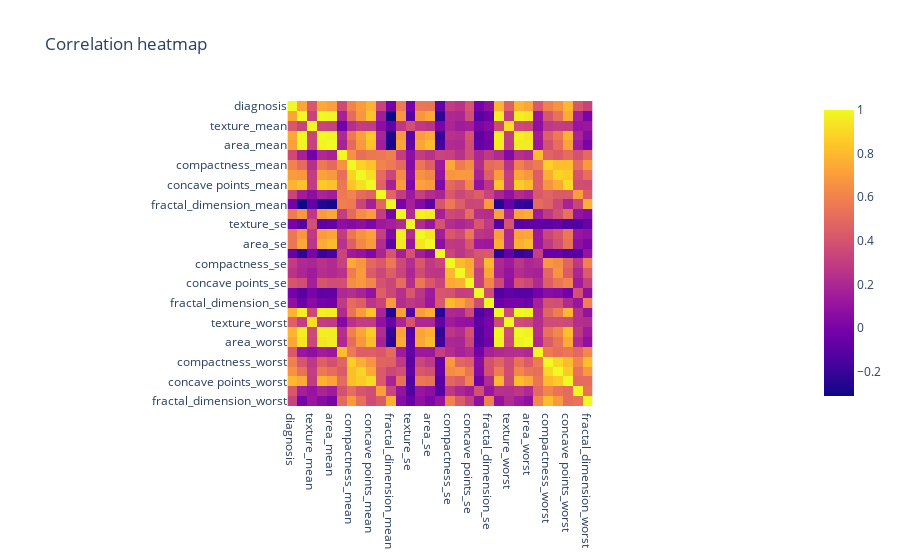

Write notebook code for a chart like this one.
### Code cell
px.imshow(df.corr(), title="Correlation heatmap")

### Figure 1 — Plotly figure (JSON) as saved in the notebook; plotly's stock layout.template omitted (floating-point values rounded to 4 significant figures; data arrays with more than 128 entries replaced by an {"elided": "..."} marker saying what was removed)
{"data": [{"coloraxis": "coloraxis", "hovertemplate": "x: %{x}<br>y: %{y}<br>color: %{z}<extra></extra>", "name": "0", "type": "heatmap", "x": ["diagnosis", "radius_mean", "texture_mean", "perimeter_mean", "area_mean", "smoothness_mean", "compactness_mean", "concavity_mean", "concave points_mean", "symmetry_mean", "fractal_dimension_mean", "radius_se", "texture_se", "perimeter_se", "area_se", "smoothness_se", "compactness_se", "concavity_se", "concave points_se", "symmetry_se", "fractal_dimension_se", "radius_worst", "texture_worst", "perimeter_worst", "area_worst", "smoothness_worst", "compactness_worst", "concavity_worst", "concave points_worst", "symmetry_worst", "fractal_dimension_worst"], "xaxis": "x", "y": ["diagnosis", "radius_mean", "texture_mean", "perimeter_mean", "area_mean", "smoothness_mean", "compactness_mean", "concavity_mean", "concave points_mean", "symmetry_mean", "fractal_dimension_mean", "radius_se", "texture_se", "perimeter_se", "area_se", "smoothness_se", "compactness_se", "concavity_se", "concave points_se", "symmetry_se", "fractal_dimension_se", "radius_worst", "texture_worst", "perimeter_worst", "area_worst", "smoothness_worst", "compactness_worst", "concavity_worst", "concave points_worst", "symmetry_worst", "fractal_dimension_worst"], "yaxis": "y", "z": {"elided": "31x31 float values"}}], "layout": {"coloraxis": {"colorscale": [[0, "#0d0887"], [0.1111, "#46039f"], [0.2222, "#7201a8"], [0.3333, "#9c179e"], [0.4444, "#bd3786"], [0.5556, "#d8576b"], [0.6667, "#ed7953"], [0.7778, "#fb9f3a"], [0.8889, "#fdca26"], [1, "#f0f921"]]}, "title": {"text": "Correlation heatmap"}, "xaxis": {"anchor": "y", "constrain": "domain", "domain": [0, 1], "scaleanchor": "y"}, "yaxis": {"anchor": "x", "autorange": "reversed", "constrain": "domain", "domain": [0, 1]}}}
